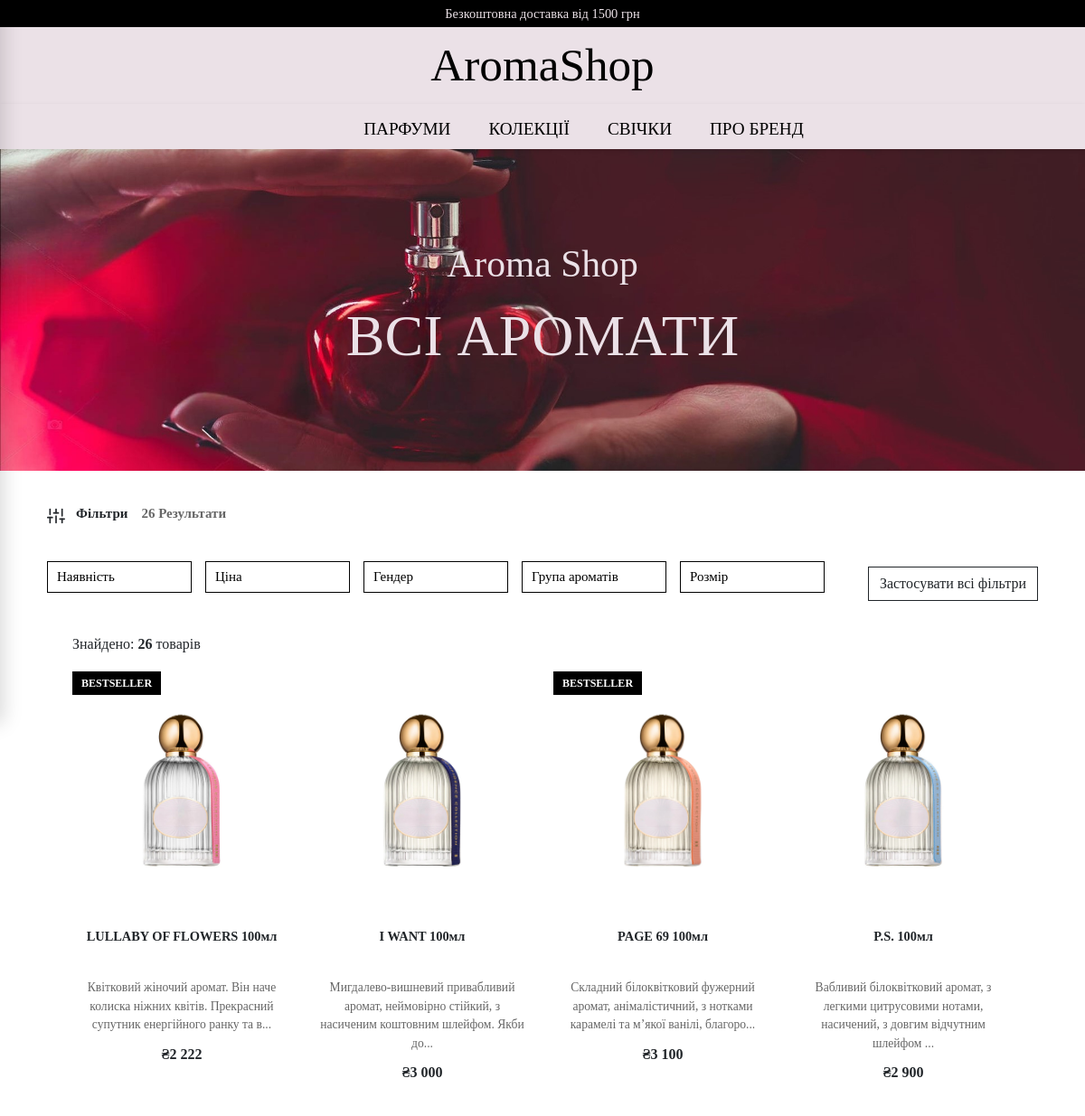
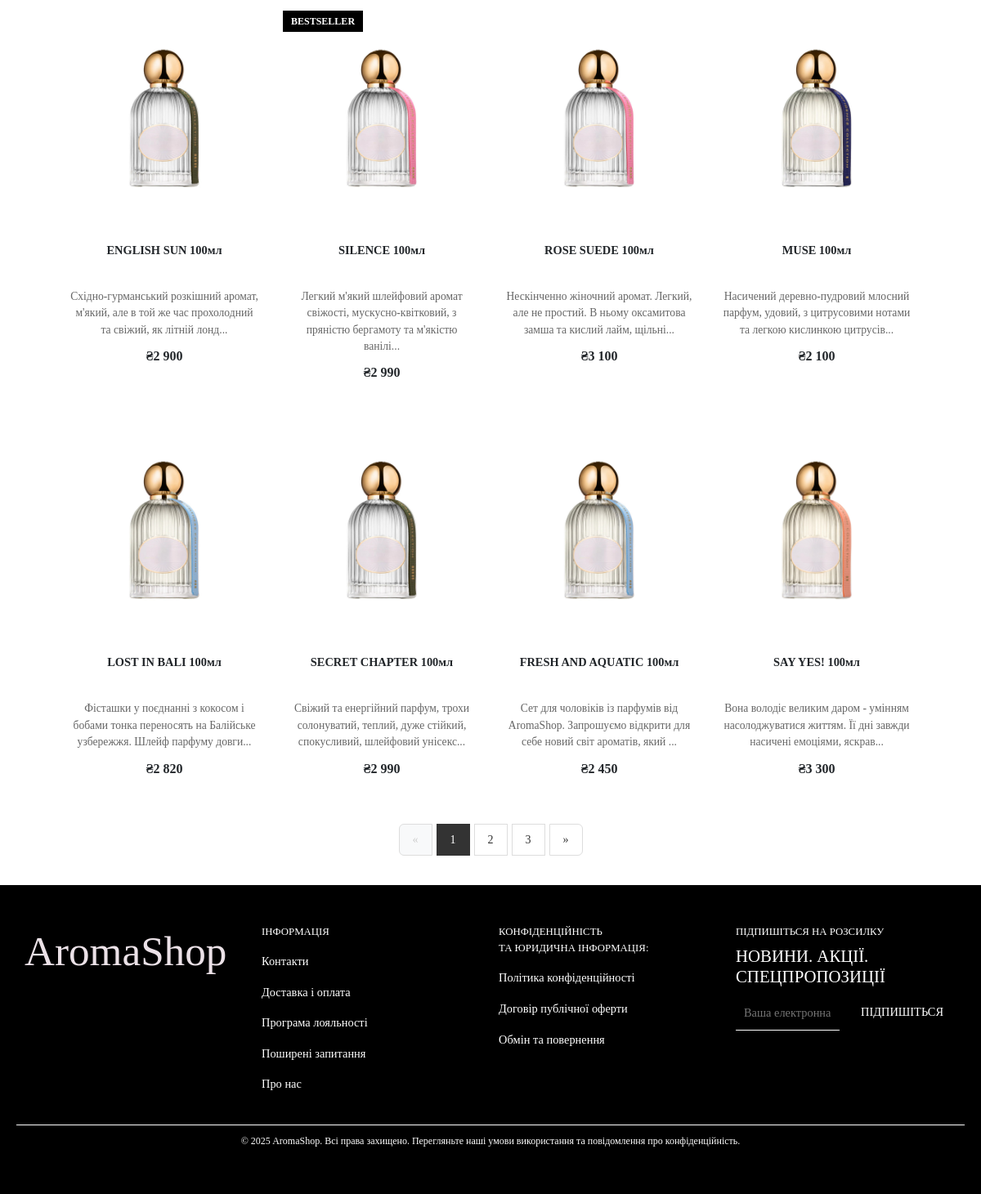
Page /product_list_perf/ on the committed database (2 pictures, top to bottom).
### mysite/shop/models.py (models this page shows, shortened)
class BasePhoto(models.Model):
    title = models.CharField(max_length=100)
    subtitle = models.TextField(blank=True)
    image = models.ImageField(upload_to='slides/')
    is_active = models.BooleanField(default=True)
    class Meta:
        abstract = True

class ProductListPhoto(BasePhoto):
    pass

class AbstractProduct(models.Model):
    name = models.CharField(max_length=100, verbose_name="Назва")
    price = models.IntegerField(verbose_name="Ціна")
    picture = models.ImageField(upload_to="products", blank=True, default="", verbose_name="Зображення")
    available = models.BooleanField(default=True, verbose_name="В наявності")
    description = models.TextField(blank=True, verbose_name="Опис")
    brand = models.CharField(max_length=100, blank=True, verbose_name="Бренд")
    top_notes = models.CharField(max_length=255, blank=True, verbose_name="Верхні ноти")
    middle_notes = models.CharField(max_length=255, blank=True, verbose_name="Ноти серця")
    base_notes = models.CharField(max_length=255, blank=True, verbose_name="Базові ноти")
    is_featured = models.BooleanField(default=False, verbose_name="Рекомендований товар")
    is_new = models.BooleanField(default=False, verbose_name="Новинка")
    is_bestseller = models.BooleanField(default=False, verbose_name="Бестселер")
    class Meta:
        abstract = True
    @property
    def get_display_price(self):
        return "{:,}".format(self.price).replace(',', ' ')
    @property
    def short_description(self):
        return self.description[:100] + '...' if self.description and len(self.description) > 100 else self.description or ""

class ProductPerfume(AbstractProduct):
    GENDER_CHOICES = [('male', 'Чоловічий'), ('female', 'Жіночий'), ('unisex', 'Унісекс')]
    SCENT_GROUP_CHOICES = [
        ('floral', 'Квіткові'),
        ('fresh and citrus', 'Свіжі та Цитрусові'),
        ('sweet and fruity', 'Солодкі та Фруктові'),
        ('oriental and spicy', 'Східні та Пряні'),
    ]
    SIZE_CHOICES = [('16', '16мл'), ('100', '100мл')]
    gender = models.CharField(max_length=10, choices=GENDER_CHOICES, blank=True, null=True, verbose_name="Стать")
    scent_group = models.CharField(max_length=20, choices=SCENT_GROUP_CHOICES, blank=True, verbose_name="Група ароматів")
    size = models.CharField(max_length=10, choices=SIZE_CHOICES, blank=True, verbose_name="Обʼєм")
    is_scent_of_month = models.BooleanField(default=False)
    is_darkfem_collection = models.BooleanField(default=False)
    is_loveme_collection = models.BooleanField(default=False)
    class Meta:
        verbose_name = verbose_name_plural = "Товари"

### mysite/shop/views.py (the view)
# urls.py: path('product_list_perf/', product_list_perf_view, name='product_list_perf'),
def product_list_perf_view(request):
    return product_list_view(request, ProductPerfume, 'shop/product_list_perf.html', 'perfume')

### mysite/shop/templates/shop/product_list_perf.html (shortened to what this page needs)
{% extends 'base.html' %}
{% block content %}
{% load static %}
<link rel="stylesheet" href="{% static 'css/product_list_perf_style.css' %}">
{% if slide %}
<div class="position-relative text-center text-white mb-2">
    <img src="{{ slide.image.url }}" class="img-fluid w-100" alt="Product Photo">
    <div class="position-absolute top-50 start-50 translate-middle">
        <p class="display-4">{{ slide.title }}</p>
        {% if slide.subtitle %}
        <h1 class="lead">{{ slide.subtitle }}</h1>
        {% endif %}
    </div>
</div>
{% endif %}
<div class="container-fluid py-3">
    <div class="row">
        <div class="col-12 mb-3">
            <form method="get" id="filterForm">
                <div class="filter-header">
                    <span class="filter-icon">
                    </span>
                    Фільтри
                    <span class="results-count">{{ product_count }} Результати</span>
                </div>
                <div class="filter-container">
                    <div class="filter-dropdown">
                        <button type="button" class="filter-button" data-filter="availability">
                            Наявність
                        </button>
                    </div>
                    <div class="filter-dropdown">
                        <button type="button" class="filter-button" data-filter="price">
                            Ціна
                        </button>
                    </div>
                    <div class="filter-dropdown">
                        <button type="button" class="filter-button" data-filter="gender">
                            Гендер
                        </button>
                    </div>
                    <div class="filter-dropdown">
                        <button type="button" class="filter-button" data-filter="scent">
                            Група ароматів
                        </button>
                    </div>
                    <div class="filter-dropdown">
                        <button type="button" class="filter-button" data-filter="size">
                            Розмір
                        </button>
                    </div>
                </div>
            </form>
        </div>
        <div class="col-12 product-section">
            <div class="d-flex justify-content-between align-items-center mb-2">
                <div>
                    <p class="mb-0">Знайдено: <strong>{{ product_count }}</strong> товарів</p>
                </div>
            </div>
            <div class="row row-cols-2 row-cols-md-3 row-cols-lg-4 g-4">
                {% for product in products %}
                <div class="col">
                    <div class="product-card">
                        <a href="{% url 'product_card' model_name='perfume' product_id=product.id %}
" class="product-link text-decoration-none text-reset">
                            <div class="product-image-container">
                                <div class="badge-container">
                                    {% if product.is_bestseller %}
                                    <span class="bestseller-badge mb-1 d-block">BESTSELLER</span>
                                    {% endif %}
                                </div>
                                {% if product.picture %}
                                <img src="{{ product.picture.url }}" class="product-image" alt="{{ product.name }}">
                                {% else %}
                                <div class="bg-light d-flex justify-content-center align-items-center product-image">
                                    <i class="bi bi-image" style="font-size: 3rem; color: #dee2e6;"></i>
                                </div>
                                {% endif %}
                            </div>
                            <div class="product-info">
                                <h5 class="product-title">
                                    {% if product.name %}
                                        {{ product.name }}
                                    {% else %}
                                        {% if product.brand %}{{ product.brand }}{% endif %}
                                    {% endif %}
                                </h5>
                                <div class="product-description">
                                    {% if product.short_description %}
                                        {{ product.short_description }}
                                    {% else %}
                                        {% if product.gender %}{{ product.get_gender_display }}{% endif %}
                                        {% if product.scent_group %}, {{ product.get_scent_group_display }}{% endif %}
                                    {% endif %}
                                </div>
                                <div class="price-container">
                                    {% if product.sale_price %}
                                        <span class="sale-price">₴{{ product.sale_price }}</span>
                                        <span class="original-price">₴{{ product.price }}</span>
                                    {% else %}
                                        <span class="regular-price">₴{{ product.get_display_price }}</span>
                                    {% endif %}
                                </div>
                            </div>
                        </a>
                        <button class="wishlist-toggle btn btn-link position-absolute top-0 end-0 p-2" id="wishlist-icon"
                                data-product-id="{{ product.id }}"
                                data-product-model="{{ product.model_name }}">
                        </button>
                    </div>
                </div>
                {% endfor %}
            </div>
            {% if products.has_other_pages %}
            <nav aria-label="Page navigation" class="mt-4">
                <ul class="pagination">
                    {% if products.has_previous %}
                    <li class="page-item">
                        <a class="page-link" href="?page={{ products.previous_page_number }}{% for key, value in request.GET.items %}{% if key != 'page' %}&{{ key }}={{ value }}{% endif %}{% endfor %}" aria-label="Previous">
                            <span aria-hidden="true">&laquo;</span>
                        </a>
                    </li>
                    {% else %}
                    <li class="page-item disabled">
                        <span class="page-link">&laquo;</span>
                    </li>
                    {% endif %}
                    {% for i in products.paginator.page_range %}
                    <li class="page-item {% if products.number == i %}active{% endif %}">
                        <a class="page-link" href="?page={{ i }}{% for key, value in request.GET.items %}{% if key != 'page' %}&{{ key }}={{ value }}{% endif %}{% endfor %}">{{ i }}</a>
                    </li>
                    {% endfor %}
                    {% if products.has_next %}
                    <li class="page-item">
                        <a class="page-link" href="?page={{ products.next_page_number }}{% for key, value in request.GET.items %}{% if key != 'page' %}&{{ key }}={{ value }}{% endif %}{% endfor %}" aria-label="Next">
                            <span aria-hidden="true">&raquo;</span>
                        </a>
                    </li>
                    {% else %}
                    <li class="page-item disabled">
                        <span class="page-link">&raquo;</span>
                    </li>
                    {% endif %}
                </ul>
            </nav>
            {% endif %}
        </div>
    </div>
</div>
{% endblock %}

### mysite/templates/base.html (shortened to what this page needs)
<!DOCTYPE html>
<html>
<head>
</head>
<body class="d-flex flex-column min-vh-100">
    {% include 'snippets/header.html' %}
    <main class="flex-grow-1">
        {% block content %}
        {% endblock %}
    </main>
    {% include 'snippets/footer.html' %}
</body>
</html>

### mysite/templates/snippets/header.html (shortened to what this page needs)
<link rel='stylesheet' href='https://cdn-uicons.flaticon.com/2.6.0/uicons-thin-rounded/css/uicons-thin-rounded.css'>
<link rel='stylesheet' href='https://cdn-uicons.flaticon.com/2.6.0/uicons-regular-rounded/css/uicons-regular-rounded.css'>
<link rel='stylesheet' href='https://cdn-uicons.flaticon.com/2.6.0/uicons-thin-straight/css/uicons-thin-straight.css'>
<link href="https://cdn.jsdelivr.net/npm/bootstrap@5.3.5/dist/css/bootstrap.min.css" rel="stylesheet">
{% load static %}
<link rel="stylesheet" href="{% static 'css/header_style.css' %}">
{% load static %}
<link rel="stylesheet" href="{% static 'css/search_panel_style.css' %}">
<div class="header" id="mainContent">
    <div class="top-bar">
        <div id="topBarCarousel" class="carousel slide" data-bs-ride="carousel" data-bs-interval="5000">
            <div class="carousel-inner">
                <div class="carousel-item active">
                    <p class="delivery-info">Безкоштовна доставка від 1500 грн</p>
                </div>
            </div>
        </div>
    </div>
    <div class="main-header-logo">
        <div class="logo">
            <a href="/" class="logo-link">AromaShop</a>
        </div>
    </div>
</div>
<div class="sticky-wrapper">
    <div class="main-header-panel">
        <div class="search-container">
          <button class="btn" type="button" onclick="openSearch()">
            <i class="fi fi-rr-search fs-4"></i>
          </button>
        </div>
        <nav class="main-nav">
            <li class="dropdown" id="perf-dropdown">
                <h2>ПАРФУМИ </h2>
            </li>
            <li class="dropdown" id="coll-dropdown">
                <h2>КОЛЕКЦІЇ </h2>
            </li>
            <li class="dropdown" id="cand-dropdown">
                <h2>СВІЧКИ </h2>
            </li>
            <li class="dropdown" id="brnd-dropdown">
                <h2>ПРО БРЕНД </h2>
            </li>
        </nav>
        <div class="user-actions">
            {% if user.is_authenticated %}
                <a href="/account"><i class="fi fi-tr-circle-user"></i></a>
            {% else %}
                <a href="/login"></a>
            {% endif %}
            <a href="/wishlist"></a>
            <a href="/cart"></a>
        </div>
    </div>
</div>

### mysite/templates/snippets/footer.html (shortened to what this page needs)
<link rel='stylesheet' href='https://cdn-uicons.flaticon.com/2.6.0/uicons-brands/css/uicons-brands.css'>
<link rel='stylesheet' href='https://cdn-uicons.flaticon.com/2.6.0/uicons-brands/css/uicons-brands.css'>
{% load static %}
<link rel="stylesheet" href="{% static 'css/footer_style.css' %}">
<footer class="footer">
  <div class="footer-top">
    <div class="footer-block">
      <h2 class="footer-logo-text">AromaShop</h2>
    </div>
    <div class="footer-block">
      <h4>ІНФОРМАЦІЯ</h4>
      <ul>
        <li><a href="#">Контакти</a></li>
        <li><a href="#">Доставка і оплата</a></li>
        <li><a href="#">Програма лояльності</a></li>
        <li><a href="#">Поширені запитання</a></li>
        <li><a href="#">Про нас</a></li>
      </ul>
    </div>
    <div class="footer-block">
      <h4><span>КОНФІДЕНЦІЙНІСТЬ</span><br>ТА ЮРИДИЧНА ІНФОРМАЦІЯ:</h4>
      <ul>
        <li><a href="#">Політика конфіденційності</a></li>
        <li><a href="#">Договір публічної оферти</a></li>
        <li><a href="#">Обмін та повернення</a></li>
      </ul>
    </div>
    <div class="footer-block">
      <h4>ПІДПИШІТЬСЯ НА РОЗСИЛКУ</h4>
      <h3>НОВИНИ. АКЦІЇ. СПЕЦПРОПОЗИЦІЇ</h3>
      <form>
        <input type="email" placeholder="Ваша електронна адреса">
        <button type="submit">ПІДПИШІТЬСЯ</button>
      </form>
      <div class="social-icons">
        <a href="#"></a>
        <a href="#"></a>
      </div>
    </div>
  </div>
  <div class="footer-bottom">
    <p>© 2025 AromaShop. Всі права захищено. Перегляньте наші умови використання та повідомлення про конфіденційність.</p>
  </div>
</footer>

### rows in the picture
ProductListPhoto: image (picture), title "Aroma Shop", subtitle "ВСІ АРОМАТИ"
ProductPerfume: is_bestseller "BESTSELLER", picture (picture), name "LULLABY OF FLOWERS 100мл", short_description "Квітковий жіночий аромат. Він наче колиска ніжних квітів. Прекрасний супутник енергійного ранку та в...", get_display_price "2 222"
ProductPerfume: picture (picture), name "I WANT 100мл", short_description "Мигдалево-вишневий привабливий аромат, неймовірно стійкий, з насиченим коштовним шлейфом. Якби до...", get_display_price "3 000"
ProductPerfume: is_bestseller "BESTSELLER", picture (picture), name "PAGE 69 100мл", short_description "Складний білоквітковий фужерний аромат, анімалістичний, з нотками карамелі та м’якої ванілі, благоро...", get_display_price "3 100"
ProductPerfume: picture (picture), name "P.S. 100мл", short_description "Вабливий білоквітковий аромат, з легкими цитрусовими нотами, насичений, з довгим відчутним шлейфом ...", get_display_price "2 900"
ProductPerfume: picture (picture), name "ENGLISH SUN 100мл", short_description "Східно-гурманський розкішний аромат, м'який, але в той же час прохолодний та свіжий, як літній лонд...", get_display_price "2 900"
ProductPerfume: is_bestseller "BESTSELLER", picture (picture), name "SILENCE 100мл", short_description "Легкий м'який шлейфовий аромат свіжості, мускусно-квітковий, з пряністю бергамоту та м'якістю ванілі...", get_display_price "2 990"
ProductPerfume: picture (picture), name "ROSE SUEDE 100мл", short_description "Нескінченно жіночний аромат. Легкий, але не простий. В ньому оксамитова замша та кислий лайм, щільні...", get_display_price "3 100"
ProductPerfume: picture (picture), name "MUSE 100мл", short_description "Насичений деревно-пудровий млосний парфум, удовий, з цитрусовими нотами та легкою кислинкою цитрусів...", get_display_price "2 100"
ProductPerfume: picture (picture), name "LOST IN BALI 100мл", short_description "Фісташки у поєднанні з кокосом і бобами тонка переносять на Балійське узбережжя. Шлейф парфуму довги...", get_display_price "2 820"
ProductPerfume: picture (picture), name "SECRET CHAPTER 100мл", short_description "Свіжий та енергійний парфум, трохи солонуватий, теплий, дуже стійкий, спокусливий, шлейфовий унісекс...", get_display_price "2 990"
ProductPerfume: picture (picture), name "FRESH AND AQUATIC 100мл", short_description "Сет для чоловіків із парфумів від AromaShop. Запрошуємо відкрити для себе новий світ ароматів, який ...", get_display_price "2 450"
ProductPerfume: picture (picture), name "SAY YES! 100мл", short_description "Вона володіє великим даром - умінням насолоджуватися життям. Її дні завжди насичені емоціями, яскрав...", get_display_price "3 300"

### other values in the picture
{{ product_count }} "26"
{{ i }} "1" "2" "3"
